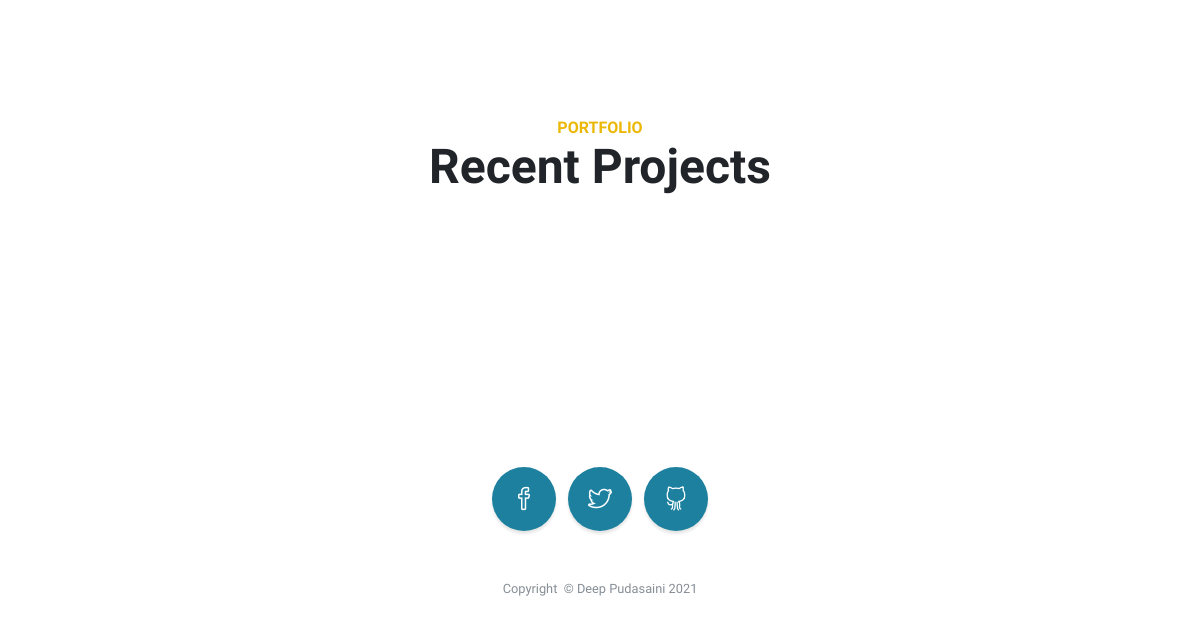
Before: / (lower part) with the older database file.
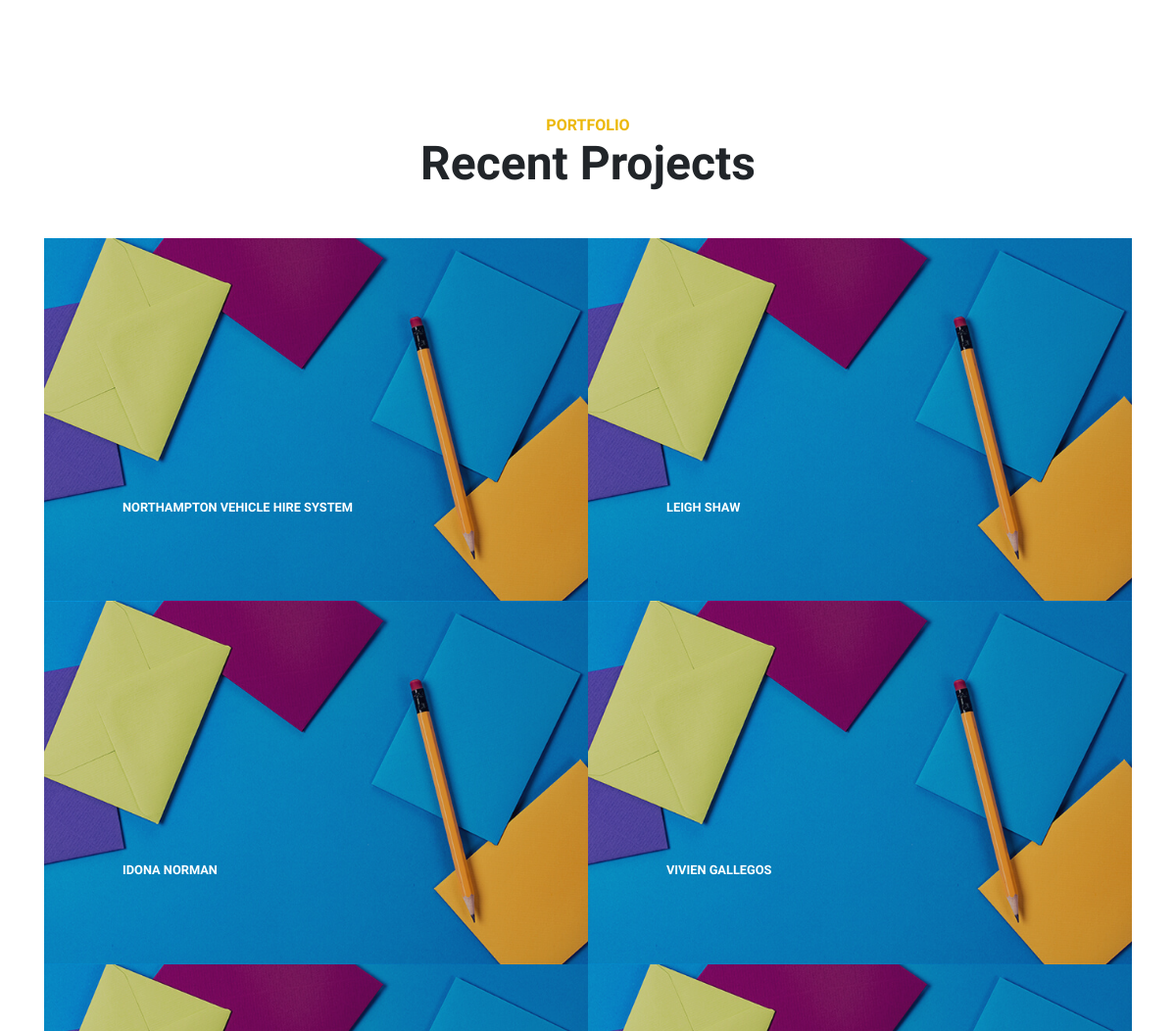
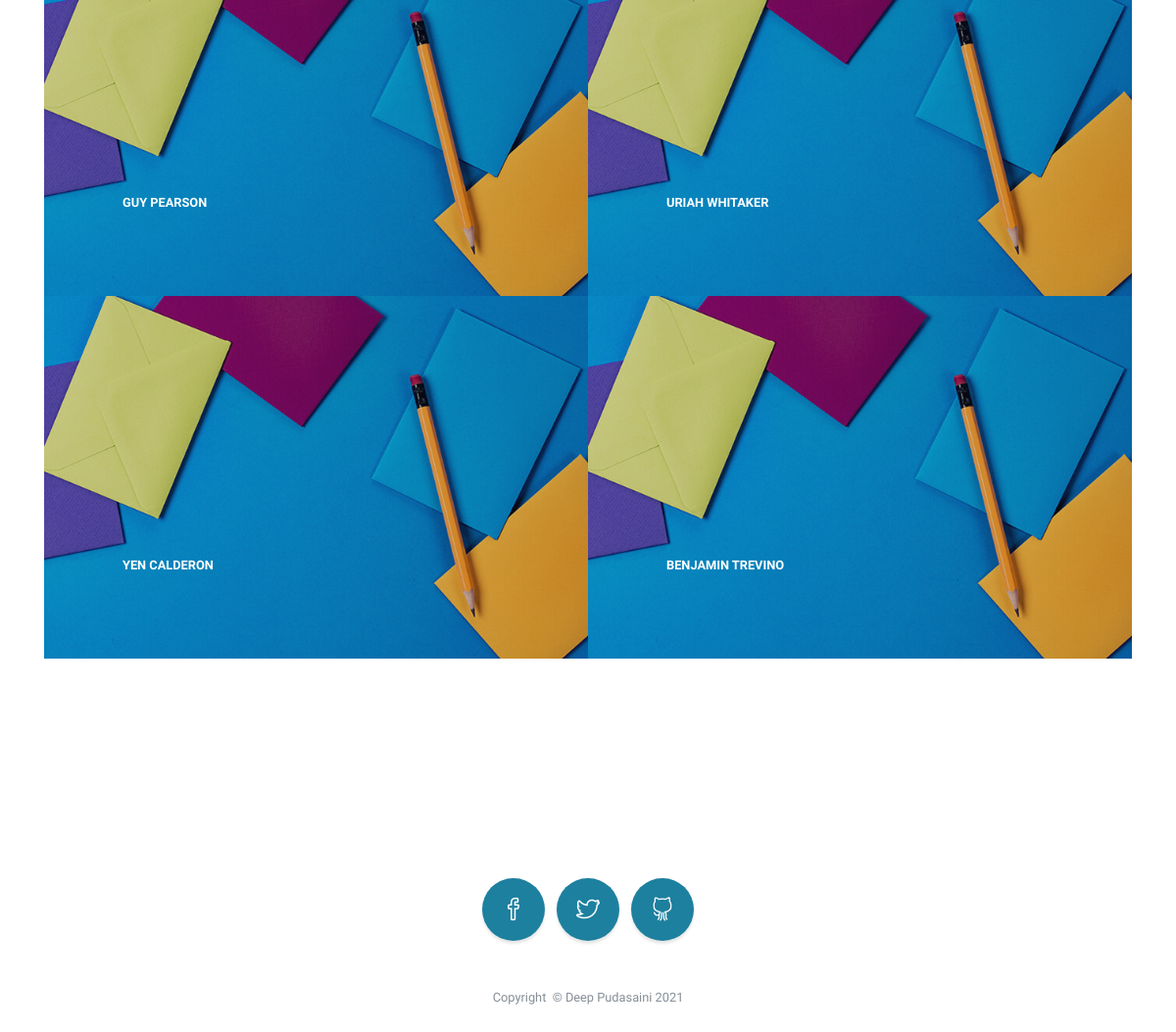
After: the same page with the newer database file (2 pictures, top to bottom).
### index/models.py (models this page shows, shortened)
class Project(models.Model):
    project_id=models.IntegerField(primary_key=True)
    project_description=models.CharField(max_length=100)
    project_name=models.CharField(max_length=100)
    project_status=models.IntegerField()

### index/views.py (the view)
# urls.py: 2. Add a URL to urlpatterns:  path('', views.home, name='home')
def home(request):
    context={
        'title':"Home Page",
        'project_name':Project.objects.all()
    };
    return render(request,'index.html',context);

### template/index.html (shortened to what this page needs)
{% extends 'base.html' %}
{% block content %}
    <section id="portfolio" class="content-section">
        <div class="container">
            <div class="content-section-heading text-center">
                <h3 class="text-secondary mb-0">Portfolio</h3>
                <h2 class="mb-5">Recent Projects</h2>
            </div>
            <div class="row no-gutters">
            {% for project in project_name %}
            <div class="col-lg-6">
                    <a class="portfolio-item" href="#">
                        <div class="caption">
                            <div class="caption-content">
                                <h2>{{ project.project_name }}</h2>
                            </div>
                        </div><img class="img-fluid" src="../static/assets/img/portfolio-1.jpg"></a>
                </div>
                {% endfor %}
            </div>
        </div>
    </section>
  {% endblock content %}

### template/base.html (shortened to what this page needs)
<!DOCTYPE html>
<html>
<head>
    <link rel="stylesheet" href="../static/assets/bootstrap/css/bootstrap.min.css">
    <link rel="stylesheet" href="../static/assets/fonts/font-awesome.min.css">
    <link rel="stylesheet" href="../static/assets/fonts/simple-line-icons.min.css">
</head>
<body id="page-top"><a class="menu-toggle rounded" href="#"></a>
{% block content %}{% endblock content %}
      <footer class="footer text-center">
        <div class="container">
            <ul class="list-inline mb-5">
                <li class="list-inline-item">&nbsp;<a class="text-white social-link rounded-circle" href="#"><i class="icon-social-facebook"></i></a></li>
                <li class="list-inline-item">&nbsp;<a class="text-white social-link rounded-circle" href="#"><i class="icon-social-twitter"></i></a></li>
                <li class="list-inline-item">&nbsp;<a class="text-white social-link rounded-circle" href="#"><i class="icon-social-github"></i></a></li>
            </ul>
            <p class="text-muted mb-0 small">Copyright &nbsp;© Deep Pudasaini 2021</p>
        </div><a class="js-scroll-trigger scroll-to-top rounded" href="#page-top"></a></footer>
</body>
</html>

Changed rows visible on the page:
added Project: project_name "NORTHAMPTON VEHICLE HIRE SYSTEM"
added Project: project_name "LEIGH SHAW"
added Project: project_name "IDONA NORMAN"
added Project: project_name "VIVIEN GALLEGOS"
added Project: project_name "GUY PEARSON"
added Project: project_name "URIAH WHITAKER"
added Project: project_name "YEN CALDERON"
added Project: project_name "BENJAMIN TREVINO"
